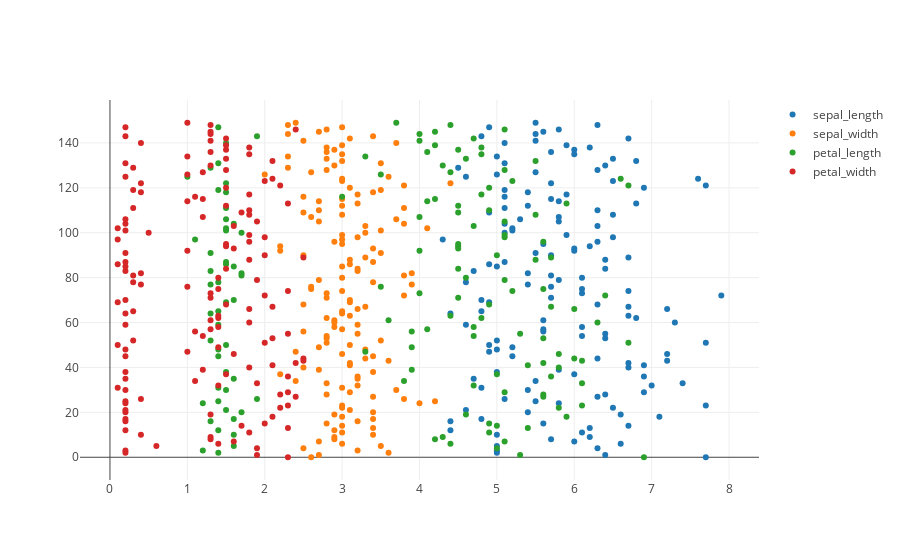

The code cell stored with this chart in its notebook:
### Code cell
let x = Array::from_iter(0..features.nrows());

let mut plot = Plot::new();
for i in 0..features.ncols() {
  let y = features.slice(s![.., i]).to_owned();
  let t = Scatter::from_array(y, x.clone()).name(&feature_names[i]).mode(Mode::Markers);
  plot.add_trace(t);
}

plot

### Figure 1 — Plotly figure (JSON) as saved in the notebook; plotly's stock layout.template omitted (floating-point values rounded to 4 significant figures; data arrays with more than 128 entries replaced by an {"elided": "..."} marker saying what was removed)
{"data": [{"mode": "markers", "name": "sepal_length", "type": "scatter", "x": {"elided": "150 float values"}, "y": {"elided": "150 int values"}}, {"mode": "markers", "name": "sepal_width", "type": "scatter", "x": {"elided": "150 float values"}, "y": {"elided": "150 int values"}}, {"mode": "markers", "name": "petal_length", "type": "scatter", "x": {"elided": "150 float values"}, "y": {"elided": "150 int values"}}, {"mode": "markers", "name": "petal_width", "type": "scatter", "x": {"elided": "150 float values"}, "y": {"elided": "150 int values"}}], "layout": {"autosize": true, "xaxis": {"autorange": true, "range": [-0.3902, 8.39], "type": "linear"}, "yaxis": {"autorange": true, "range": [-12.3, 161.3], "type": "linear"}}}
